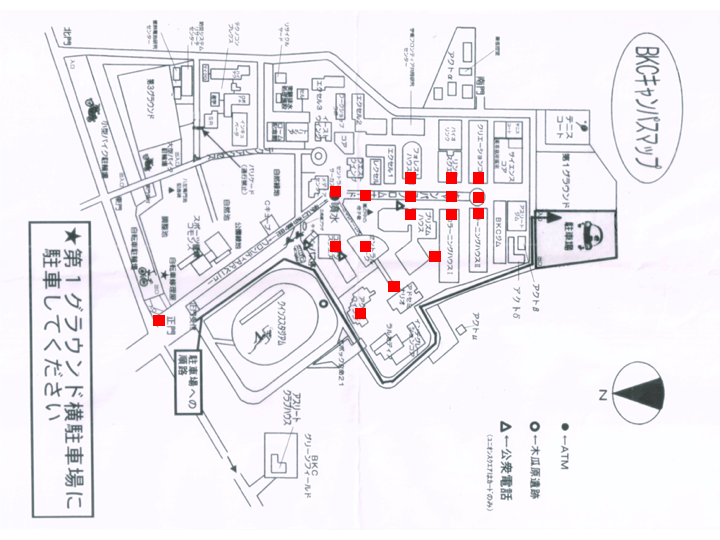
#> input picture Pictures/plot.png, 720 x 540 px
$ python div_color.py
#> lines starting #> are read from the running program, lines starting #| are printed output that depends on the picture
import cv2
import numpy as np
import matplotlib.pyplot as plt

# 元の画像を読み込む
org_img = cv2.imread("./Pictures/plot.png", cv2.IMREAD_COLOR)
#> org_img is the input picture: shape (540, 720, 3); mean B, G, R 242, 237.1, 239.9

# ゼロ埋めの画像配列
if len(org_img.shape) == 3:
    height, width, channels = org_img.shape[:3]
#> height = 540; width = 720; channels = 3
else:
    height, width = org_img.shape[:2]
    channels = 1
zeros = np.zeros((height, width), org_img.dtype)

# RGB分離
img_blue_c1, img_green_c1, img_red_c1 = cv2.split(org_img)

# 画像生成
img_blue_c3 = cv2.merge((img_blue_c1, zeros, zeros))
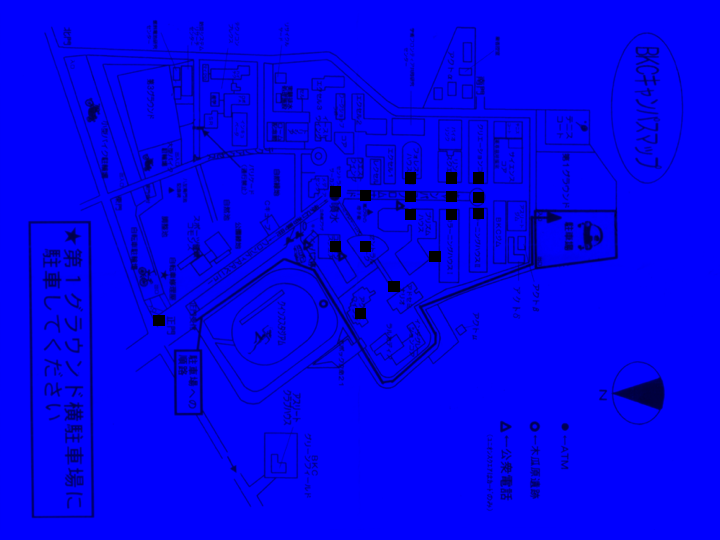
#> img_blue_c3: shape (540, 720, 3); mean of channels 0, 1, 2 242, 0, 0; drawn as B, G, R
img_green_c3 = cv2.merge((zeros, img_green_c1, zeros))
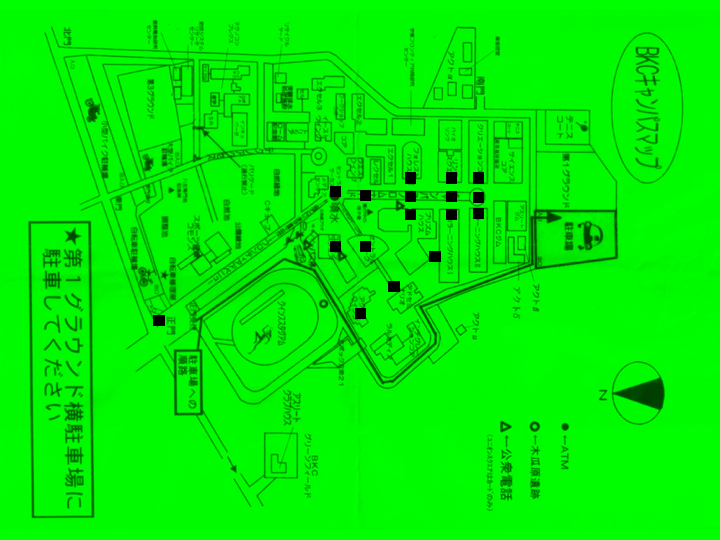
#> img_green_c3: shape (540, 720, 3); mean of channels 0, 1, 2 0, 237.1, 0; drawn as B, G, R
img_red_c3 = cv2.merge((zeros, zeros, img_red_c1))
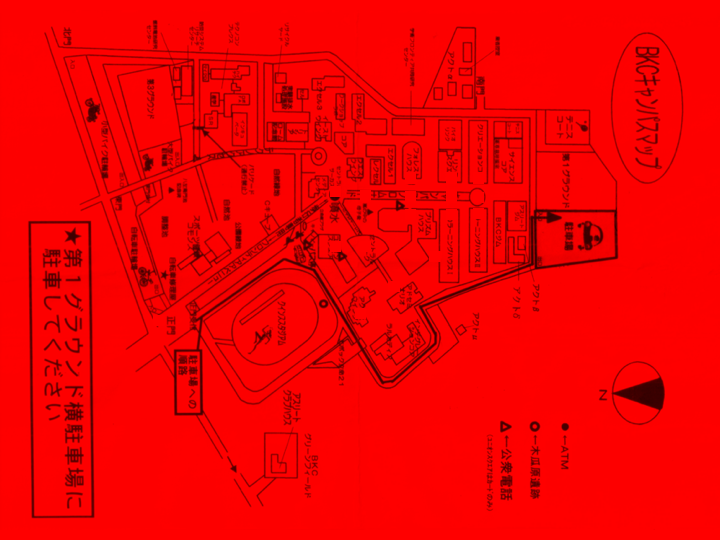
#> img_red_c3: shape (540, 720, 3); mean of channels 0, 1, 2 0, 0, 239.9; drawn as B, G, R

# cv2とpltでRGBの順番が違うから変更
img_r = cv2.cvtColor(img_red_c3, cv2.COLOR_BGR2RGB)
img_g = cv2.cvtColor(img_green_c3, cv2.COLOR_BGR2RGB)
img_b = cv2.cvtColor(img_blue_c3, cv2.COLOR_BGR2RGB)

# 赤のみの画像
plt.imshow(img_r)
plt.show()

# 緑のみの画像
plt.imshow(img_g)
plt.show()

# 青のみの画像
plt.imshow(img_b)
plt.show()
